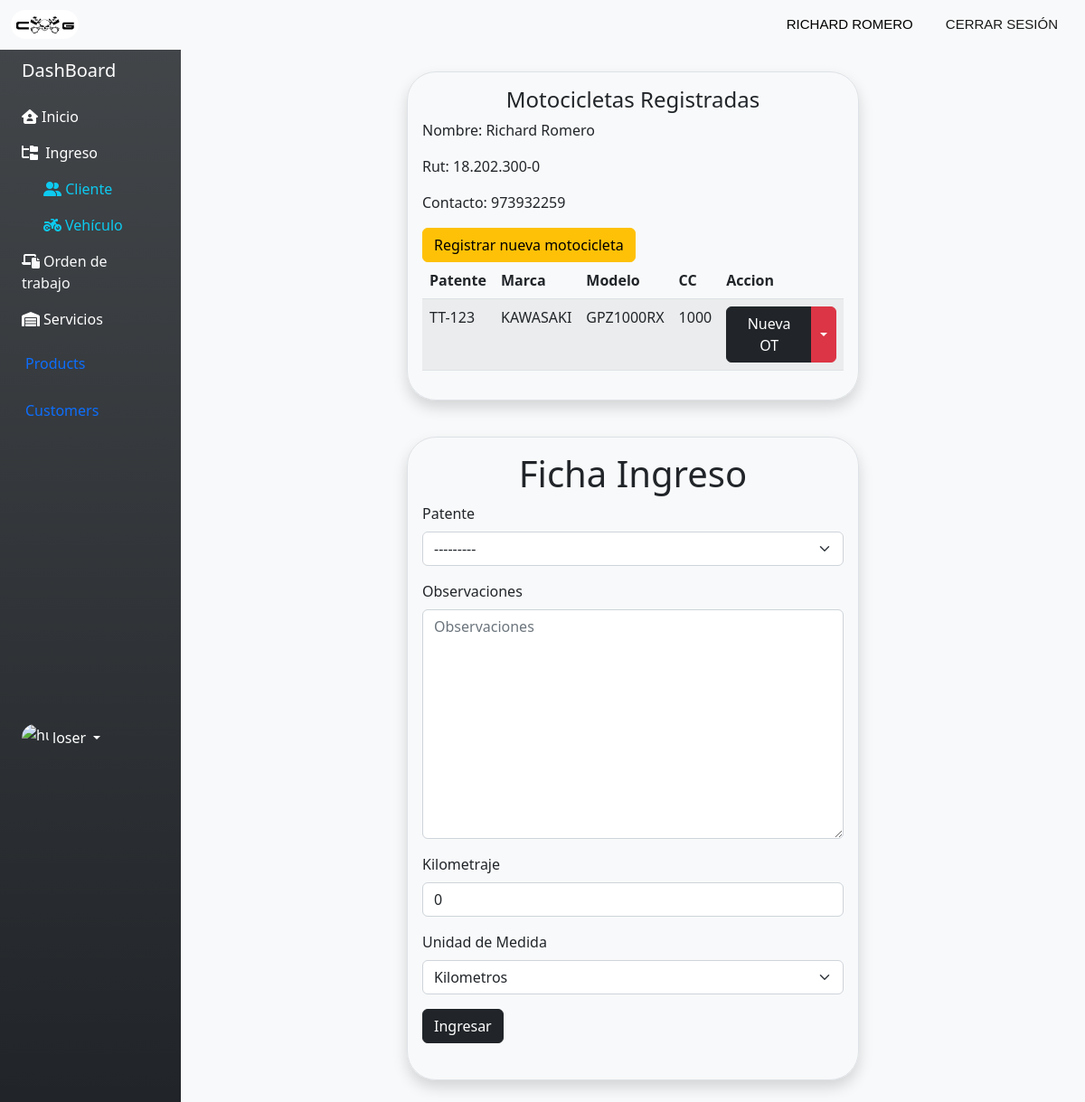
Before: /view-bikes-client/18.202.300-0 with the older database file.
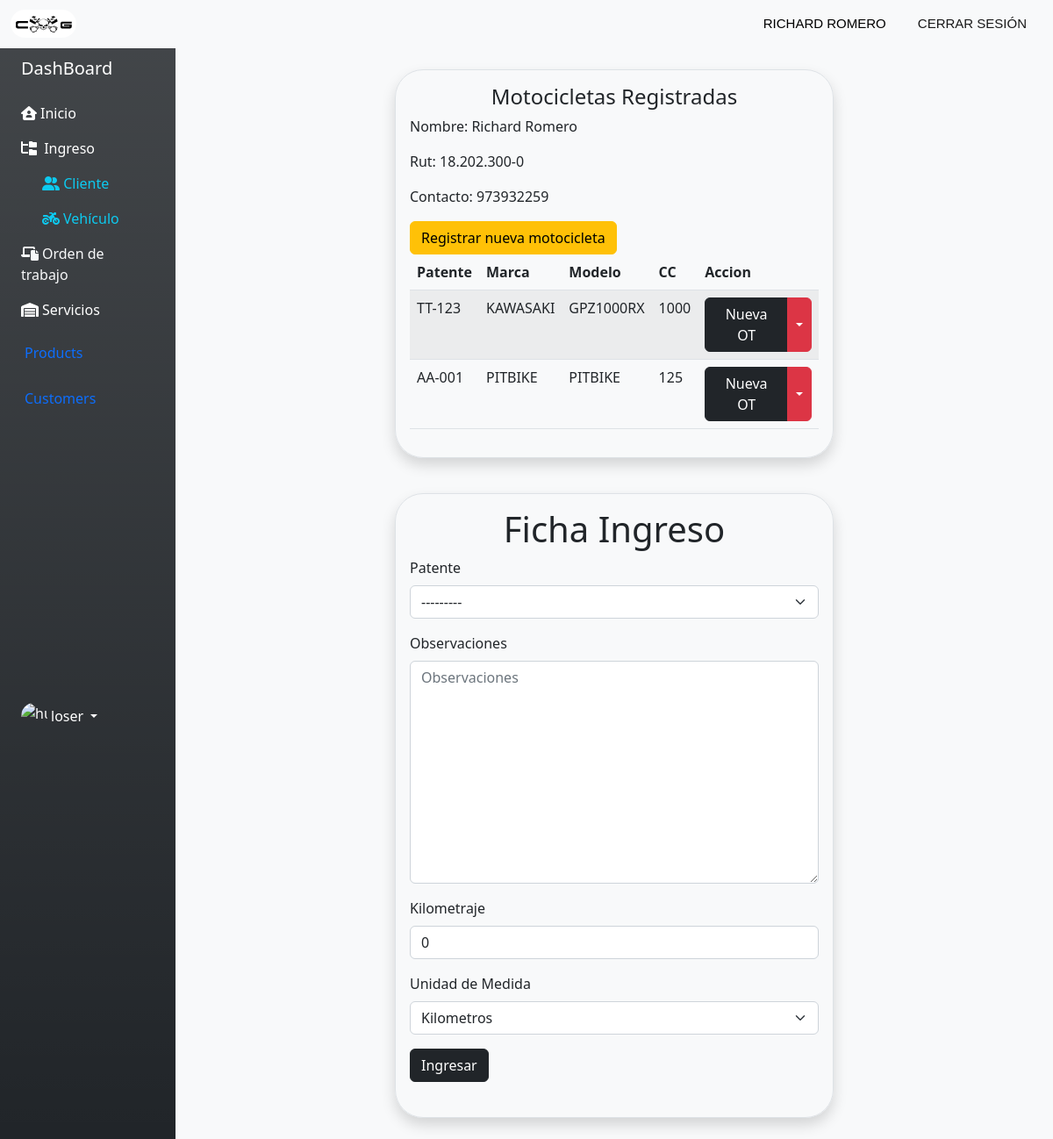
After: the same page with the newer database file.
### page/models.py (models this page shows)
class Vehiculo(models.Model):
    rut_cli = models.ForeignKey(Cliente, on_delete=models.CASCADE, verbose_name="Rut Cliente")
    patente_vh= models.CharField(primary_key=True, max_length=7, verbose_name="Patente")
    marca_vh = models.CharField(max_length=50, verbose_name="Marca")
    modelo_vh = models.CharField(max_length=50, verbose_name="Modelo")
    cilindrada_vh = models.PositiveIntegerField( verbose_name="Cilindrada")
    kilometraje_vh = models.PositiveIntegerField( verbose_name="Kilometraje")
    mill_km_vh = models.CharField(max_length=50, verbose_name="Unidad de Medida", choices=unidad_medida, default='Kilometros')
    def __str__(self):
        return self.patente_vh

### page/views.py (the view, shortened to what this page needs)
# urls.py: path('view-bikes-client/<str:rut>', view_bikes_client, name= "view-bikes-client"),
def view_bikes_client(request, rut):
    Mbikes = Vehiculo.objects.filter(rut_cli = rut)
    client = Cliente.objects.get(rut_cli = rut)
    form = Ficha_ingresoForm(request.POST or None)
    fi_client = Ficha_ingreso.objects.filter(rut_cli = rut)
    data = {
        "Mbikes" : Mbikes,
        "client" : client,
        "form" : form,
        "fi_client" : fi_client
    }
    return render(request, "app/view-bikes-client.html", data)

### page/forms.py
class Ficha_ingresoForm(forms.ModelForm):
    class Meta:
        model = Ficha_ingreso
        fields = '__all__'
        exclude = ('rut_cli',)

### page/templates/app/view-bikes-client.html (shortened to what this page needs)
{% extends 'layouts/base-dashboard.html' %}
{% load static %}
{% load django_bootstrap5 %}
{% block content %}
<div class="container-fluid">
    <div class="row">
        {% include "includes/sidebar.html" %}
        <div class="col mt-2">
            <div class="row d-flex justify-content-center">
                <div class="container">
                    <div class="row">
                        <div class="col-12 col-md-6 offset-md-3 mt-3 border rounded-5 shadow p-3 mb-4">
                            <div class="text-center">
                                <h4>Motocicletas Registradas</h4>
                            </div>
                            <div class="fs-6">
                                <p>Nombre: {{client.nombre_cli}} {{client.apellido_cli}} </p>
                                <p>Rut: {{client.rut_cli}}</p>
                                <p>Contacto: {{client.celular_cli}}</p>
                            </div>
                            <div class="">
                                <a href="{% url 'add-Mbike' client.rut_cli  %}" class="btn btn-warning">Registrar nueva motocicleta</a>
                            </div>
                            <div class="">
                                <table class="table table-striped">
                                    <thead>
                                        <tr>
                                            <th scope="col">Patente</th>
                                            <th scope="col">Marca</th>
                                            <th scope="col">Modelo</th>
                                            <th scope="col">CC</th>
                                            <th scope="col">Accion</th>
                                        </tr>
                                    </thead>
                                    <tbody>
                                        {% for bike in Mbikes %}
                                        <tr>
                                            <td scope="row">{{bike.patente_vh}}</td>
                                            <td>{{bike.marca_vh}}</td>
                                            <td>{{bike.modelo_vh}}</td>
                                            <td>{{bike.cilindrada_vh}}</td>
                                            <td>
                                                <div class="btn-group">
                                                    <button type="button" class="btn btn-dark"
                                                        data-arg1="{{bike.patente_vh}}" onclick="data(this)"
                                                        id="{{bike.patente_vh}}">Nueva OT</button>
                                                    <button type="button"
                                                        class="btn btn-danger dropdown-toggle dropdown-toggle-split"
                                                        data-bs-toggle="dropdown" aria-expanded="false">
                                                    </button>
                                                </div>
                                            </td>
                                        </tr>
                                        {% endfor %}
                                    </tbody>
                                </table>
                            </div>
                        </div>
                    </div>
                    <div class="row">
                        <div class="col-12 col-md-6 offset-md-3 mt-3 border rounded-5 shadow p-3 mb-4">
                            <h3 class="display-6 text-center">Ficha Ingreso</h3>
                            <form action="" method="POST">
                                {% bootstrap_form form %}
                                <button type="submit" class="btn btn-dark">Ingresar</button>
                            </form>
                            <br>
                        </div>
                    </div>
                </div>
            </div>
        </div>
    </div>
</div>
{% endblock content %}

Changed rows visible on the page:
no longer on this page (row unchanged): Vehiculo: mill_km_vh "Kilometros"
added Vehiculo: patente_vh "AA-001", marca_vh "PITBIKE", modelo_vh "PITBIKE", cilindrada_vh "125", mill_km_vh "Kilometros"
